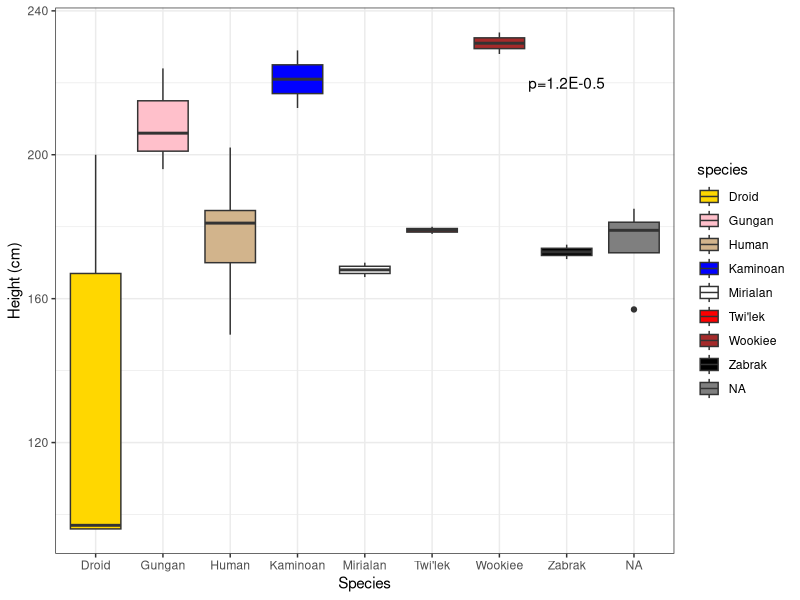
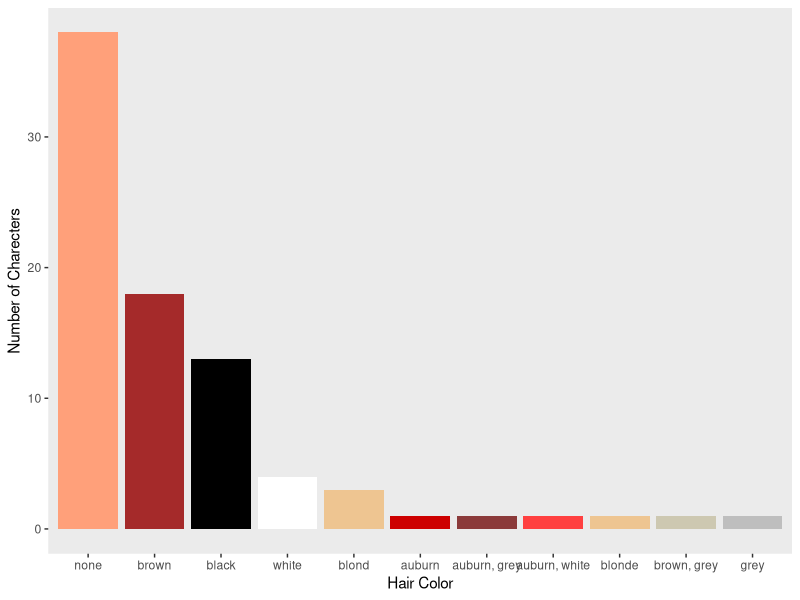
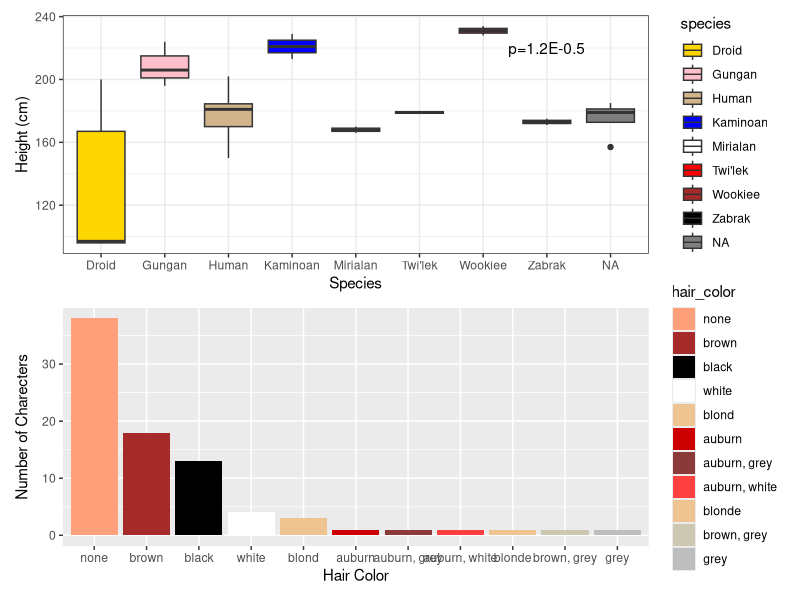

Write the R code that produced these figures, in order.
## ---- chunk 1
library(dplyr)
library(tidyverse)
common_sw_species <- starwars %>%
  group_by(species) %>%
  count() %>%
  arrange(desc(n))%>%
  filter(n>1)
common_sw_species

 filteredsw<- starwars %>%
  filter(species %in% common_sw_species$species) %>%
  arrange(by=species) %>%
  select(1:11)
 view(filteredsw)




## ---- chunk 2
library(tidyr)

filteredheight <- filteredsw[!is.na(filteredsw$height),] 
anyNA(filteredheight$height)
filteredheight

filteredheight2 <- filteredsw[complete.cases(filteredsw$height),] 
anyNA(filteredheight2$height)


heightsummary <- filteredheight %>%
  group_by(species) %>%
  summarize(MeanHeight=mean(height), MedianHeight=median(height), StandardDeviation=sd(height))
print(heightsummary)


## ---- chunk 3
library(ggplot2)
library(viridisLite)

p  <- ggplot(data = filteredheight, aes(y=height, x=species, fill=species)) + geom_boxplot() + xlab("Species") + ylab("Height (cm)") + scale_fill_manual(values=c("gold", "pink", "tan", "blue", "white", "red", "brown", "black", "green")) + theme_bw() + annotate("text", x=8, y=220, label="p=1.2E-0.5")


p


## ---- chunk 4
library(tidyverse)
library(ggthemes)
library(dplyr)
library(plotrix)
library(ggplot2)
view(starwars)
starwars$hair_color <- factor(starwars$hair_color, levels=c("none","brown","black","white","blond","auburn","auburn, grey","auburn, white","blonde","brown, grey","grey","unknown"))


haircolor <- starwars %>% 
  select(c(name, hair_color)) %>%
  na.omit(hair_color) %>%
  arrange(hair_color) %>%
  group_by(hair_color) %>%
  count() %>%
  arrange(desc(n))%>%
  as_tibble
           
view(haircolor)

hairplot <- ggplot(data=haircolor,
                   aes(x= reorder(hair_color, -n), y=n, fill=hair_color)) + 
  geom_bar(stat = "identity") +
  ylab("Number of Charecters") +
  xlab("Hair Color") + 
  scale_fill_manual(values=c("lightsalmon","brown","black","white","burlywood2","red3","indianred4","brown1", "burlywood2",  "cornsilk3", "grey", "forestgreen" )) 
  
    
hairplot + theme(panel.grid.major = element_blank(),
             panel.grid.minor = element_blank(),
             legend.position = "none")    


## ---- chunk 5
library(patchwork)
p / hairplot
